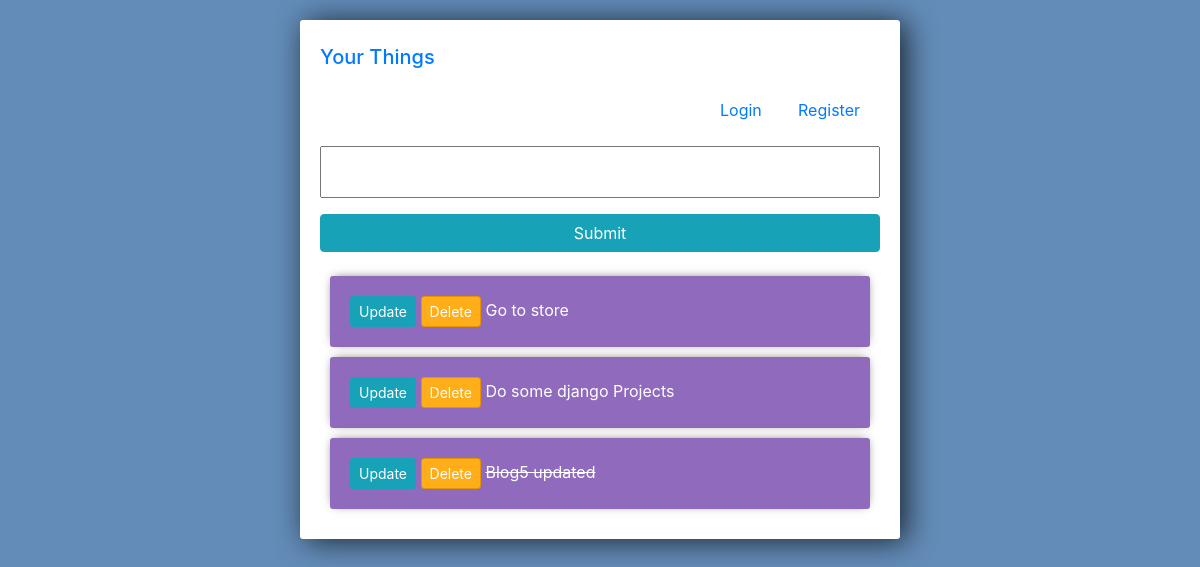
The app's page /, older data.
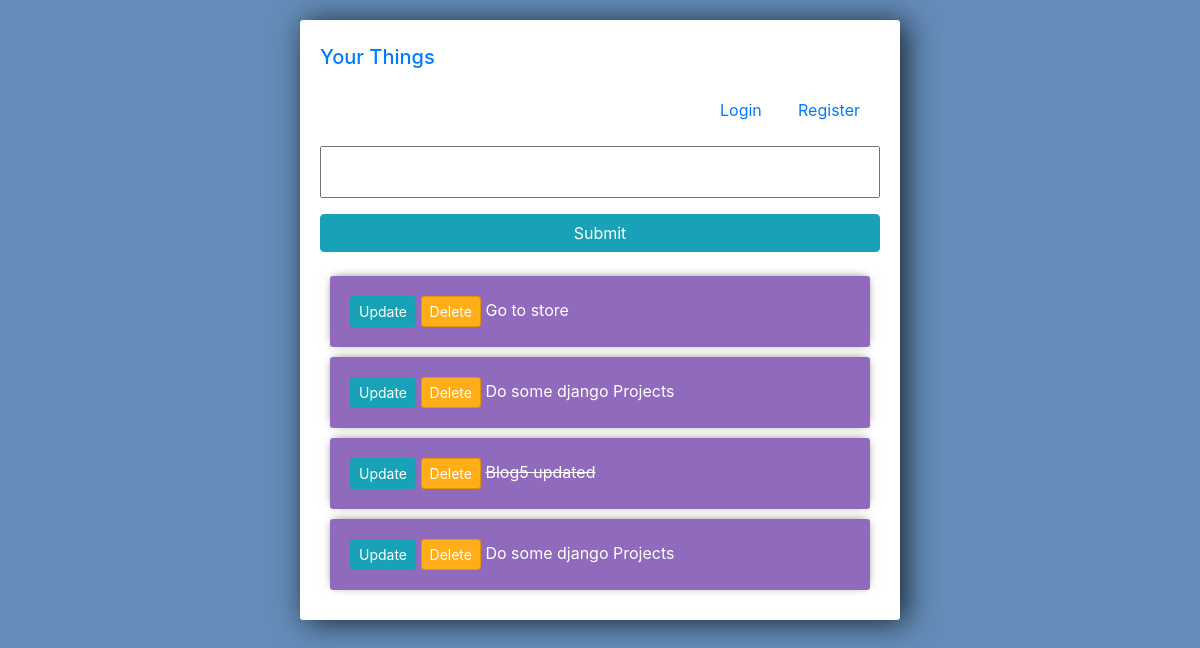
The same page, newer data.
### tasks/models.py (models this page shows)
class task(models.Model):
    title= models.CharField(max_length=200)
    complete = models.BooleanField(default=False)
    created = models.DateTimeField(auto_now_add=True)
    def __str__(self):
        return self.title

### tasks/views.py (the view)
# urls.py: path('',views.index, name="list"),
def index(request):
    tasks= task.objects.all()
    form= taskForm()
    if request.method == "POST":
        form = taskForm(request.POST)
        if form.is_valid():
            form.save()
        return redirect('/')
    context= {'taskk':tasks,'form':form }
    return render(request, 'tasks/lists.html',context)

### tasks/forms.py
class  taskForm(forms.ModelForm):
    class Meta:
        model = task
        fields = '__all__'

### tasks/templates/tasks/lists.html (shortened to what this page needs)
<link rel="stylesheet" href="https://stackpath.bootstrapcdn.com/bootstrap/4.3.1/css/bootstrap.min.css">
<head>
</head>
<div class="center-column">
     <div class="navbar-nav">
      <div class="title">
         <h2><a class="navbar-brand
         margin-top:0px; mr-4" href="{% url 'list' %}">Your Things</a> </h2>
       </div>
       <div class="navbar">
              {% if user.is_authenticated %}
                <a class="nav-item nav-link" href="{% url 'profile' %}">Profile</a>
                <a class="nav-item nav-link" href="{% url 'logout' %}">Logout</a>
              {% else %}
                <a class="nav-item nav-link" href="{% url 'login' %}">Login</a>
                <a class="nav-item nav-link" href="{% url 'register' %}">Register</a>
              {% endif %}
        </div>
      </div>
  <form method="POST" action="/">
    {{form.title}}
    <input class="btn btn-info" type="submit" name="Create Task">
  </form>
<div class="todo-list">
  {% for task in taskk %}
    <div class="item-row">
      <a class="btn btn-sm btn-info" href="{% url 'update_task' task.id %}">Update</a>
      <a class="btn btn-sm btn-danger" href="{% url 'delete_task' task.id %}">Delete</a>
      {% if task.complete == True %}
        <strike>{{task}}</strike>
      {% else %}
      <span>{{task}}</span>
      {% endif %}
    </div>
  {% endfor %}
  </div>

Row changes from the older to the newer data that the page shows:
added task: title "Do some django Projects"
